Frame 1 (no input): blank canvas, image omitted
Frame 60 (no input): blank canvas, image omitted
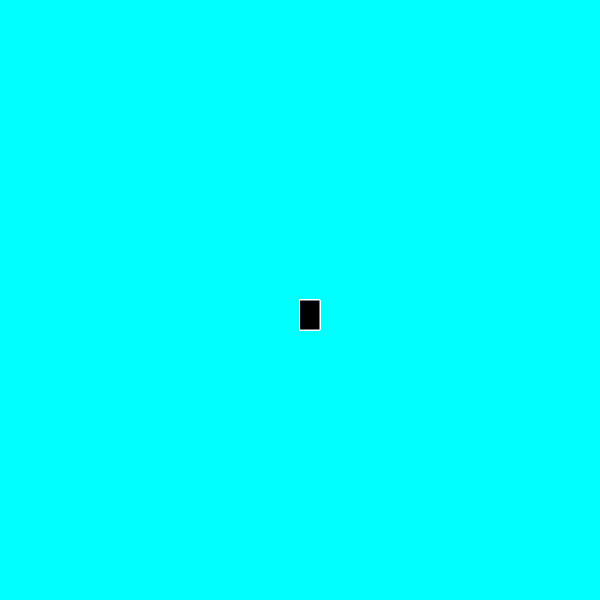
Frame 120 (the mouse pressed at the canvas centre since frame 60)

The p5.js sketch whose frames 1 and 60 were blank and that drew this single picture after the mouse press (run headless with seeded random() and noise() and a simulated clock; from frame 60 on, the mouse is pressed at the canvas centre):

// p5.js sketch
// ── sketch.js
function setup() {
  createCanvas(600, 600);
  background("cyan");
}

function draw() {
  fill("black")
  stroke("white")
  strokeWeight(1)
  if(mouseIsPressed){
  rect(mouseX, mouseY, 20, 30);
  }
}
